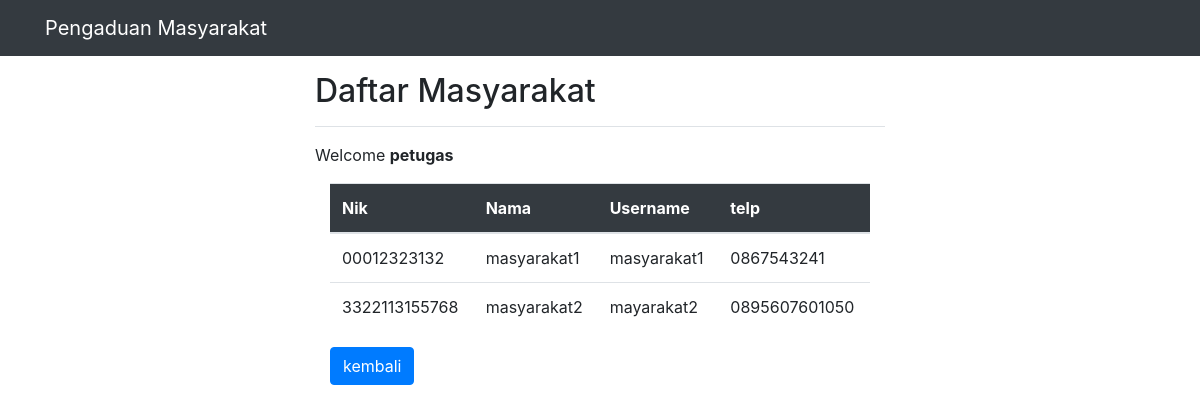
Screenshot of /view/admin/petugas.php (signed in) with the database file from the repository.
### tables this page shows
CREATE TABLE `masyarakat` (
  `nik` char(16) NOT NULL,
  `nama` varchar(35) DEFAULT NULL,
  `username` varchar(25) DEFAULT NULL,
  `password` varchar(32) DEFAULT NULL,
  `telp` varchar(13) DEFAULT NULL
);

### view/admin/petugas.php (the view, shortened to what this page needs)
<?php
$conn = DBConnection();
  $name = $_SESSION['username'];
$sql = "SELECT * FROM masyarakat";
$query = mysqli_query($conn,$sql);
$getdata =mysqli_fetch_All($query,MYSQLI_ASSOC);
require('../layouts/header.php');
?>
<div class="container-fluid ">
  <div class="row justify-content-center">
    <main role="main" class="col-md-6">
      <div
        class="d-flex justify-content-between flex-wrap flex-md-nowrap align-items-center pt-3 pb-2 mb-3 border-bottom">
        <h1 class="h2">Daftar Masyarakat</h1>
      </div>
      <p>Welcome <b><?= $name ;?></b></p>
      <div class="container col-md-12">
        <table class="table table-hover">
          <thead class="bg-dark text-white ">
            <tr>
              <th>Nik</th>
              <th>Nama</th>
              <th>Username</th>
              <th>telp</th>
            </tr>
          </thead>
          <tbody>
            <?php foreach($getdata as $data) : ;?>
            <tr>
              <td><?= $data['nik'];?></td>
              <td><?= $data['nama'];?></td>
              <td><?= $data['username'];?></td>
              <td><?= $data['telp'];?></td>
            </tr>
            <?php endforeach ;?>
          </tbody>
        </table>
        <a href="index.php" class="btn btn-primary">kembali</a>
      </div>
    </main>
  </div>
</div>
<?php require('../layouts/footer.php'); ?>

### rows the page displays
masyarakat: nik "00012323132", nama "masyarakat1", username "masyarakat1", telp "0867543241"
masyarakat: nik "3322113155768", nama "masyarakat2", username "mayarakat2", telp "0895607601050"

### other values shown
$name "petugas"
